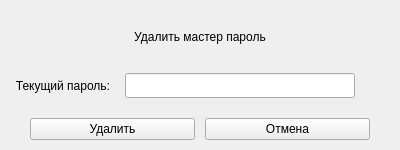
<?xml version="1.0" encoding="UTF-8"?>
<ui version="4.0">
 <class>edit_master_popup_widget</class>
 <widget class="QWidget" name="edit_master_popup_widget">
  <property name="geometry">
   <rect>
    <x>0</x>
    <y>0</y>
    <width>400</width>
    <height>150</height>
   </rect>
  </property>
  <layout class="QVBoxLayout" name="edit_master_popup_layout">
   <property name="spacing">
    <number>15</number>
   </property>
   <property name="leftMargin">
    <number>15</number>
   </property>
   <property name="topMargin">
    <number>15</number>
   </property>
   <property name="rightMargin">
    <number>15</number>
   </property>
   <property name="bottomMargin">
    <number>10</number>
   </property>
   <item>
    <widget class="QLabel" name="title_label">
     <property name="text">
      <string>Удалить мастер пароль</string>
     </property>
     <property name="alignment">
      <set>Qt::AlignCenter</set>
     </property>
    </widget>
   </item>
   <item>
    <layout class="QHBoxLayout" name="horizontalLayout">
     <property name="leftMargin">
      <number>0</number>
     </property>
     <property name="rightMargin">
      <number>30</number>
     </property>
     <property name="bottomMargin">
      <number>5</number>
     </property>
     <item>
      <widget class="QLabel" name="current_password_label">
       <property name="minimumSize">
        <size>
         <width>0</width>
         <height>0</height>
        </size>
       </property>
       <property name="text">
        <string>Текущий пароль:</string>
       </property>
       <property name="alignment">
        <set>Qt::AlignRight|Qt::AlignTrailing|Qt::AlignVCenter</set>
       </property>
      </widget>
     </item>
     <item>
      <widget class="QLineEdit" name="current_password_line_edit">
       <property name="minimumSize">
        <size>
         <width>0</width>
         <height>25</height>
        </size>
       </property>
       <property name="focusPolicy">
        <enum>Qt::TabFocus</enum>
       </property>
      </widget>
     </item>
    </layout>
   </item>
   <item>
    <layout class="QHBoxLayout" name="buttons_layout">
     <property name="spacing">
      <number>10</number>
     </property>
     <property name="leftMargin">
      <number>15</number>
     </property>
     <property name="rightMargin">
      <number>15</number>
     </property>
     <item>
      <widget class="QPushButton" name="delete_button">
       <property name="cursor">
        <cursorShape>PointingHandCursor</cursorShape>
       </property>
       <property name="focusPolicy">
        <enum>Qt::TabFocus</enum>
       </property>
       <property name="text">
        <string>Удалить</string>
       </property>
      </widget>
     </item>
     <item>
      <widget class="QPushButton" name="cancel_button">
       <property name="cursor">
        <cursorShape>PointingHandCursor</cursorShape>
       </property>
       <property name="focusPolicy">
        <enum>Qt::TabFocus</enum>
       </property>
       <property name="text">
        <string>Отмена</string>
       </property>
      </widget>
     </item>
    </layout>
   </item>
  </layout>
 </widget>
 <resources/>
 <connections/>
</ui>
